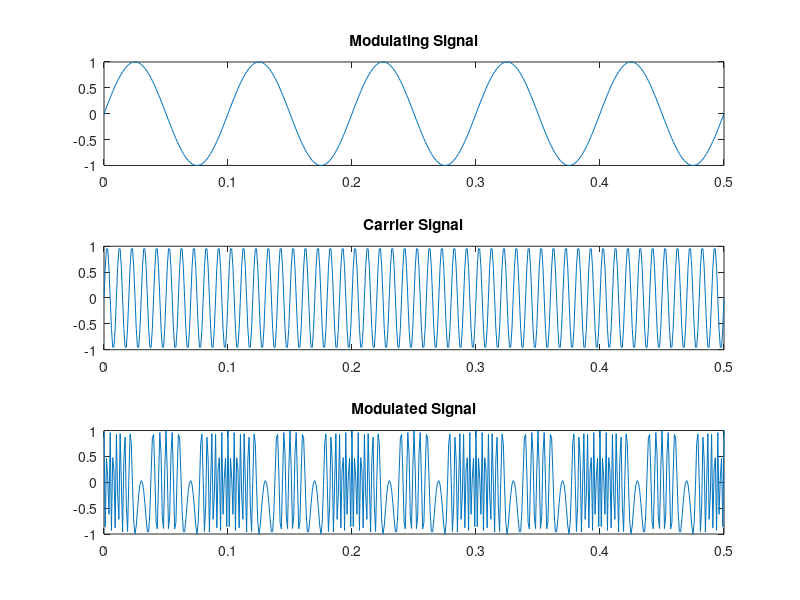

Write MATLAB code to recreate this figure.
clc;
clear;
close;
fm = 10;
fc = 100;
am = 1;
ac = 1;
t = 0:0.001:0.5;
df = 50;
wc1 = 2*pi*fm;
wc2 = 2*pi*fc;
mt = am*sin(wc1*t);
ct = ac*sin(wc2*t);
mod_signal = ac*cos(wc2*t+(2*pi*df/fm)*sin(wc1*t));
figure(1)
subplot(311)
plot(t,mt)
title('Modulating Signal')

subplot(312)
plot(t,ct)
title('Carrier Signal')

subplot(313)
plot(t,mod_signal)
title('Modulated Signal')